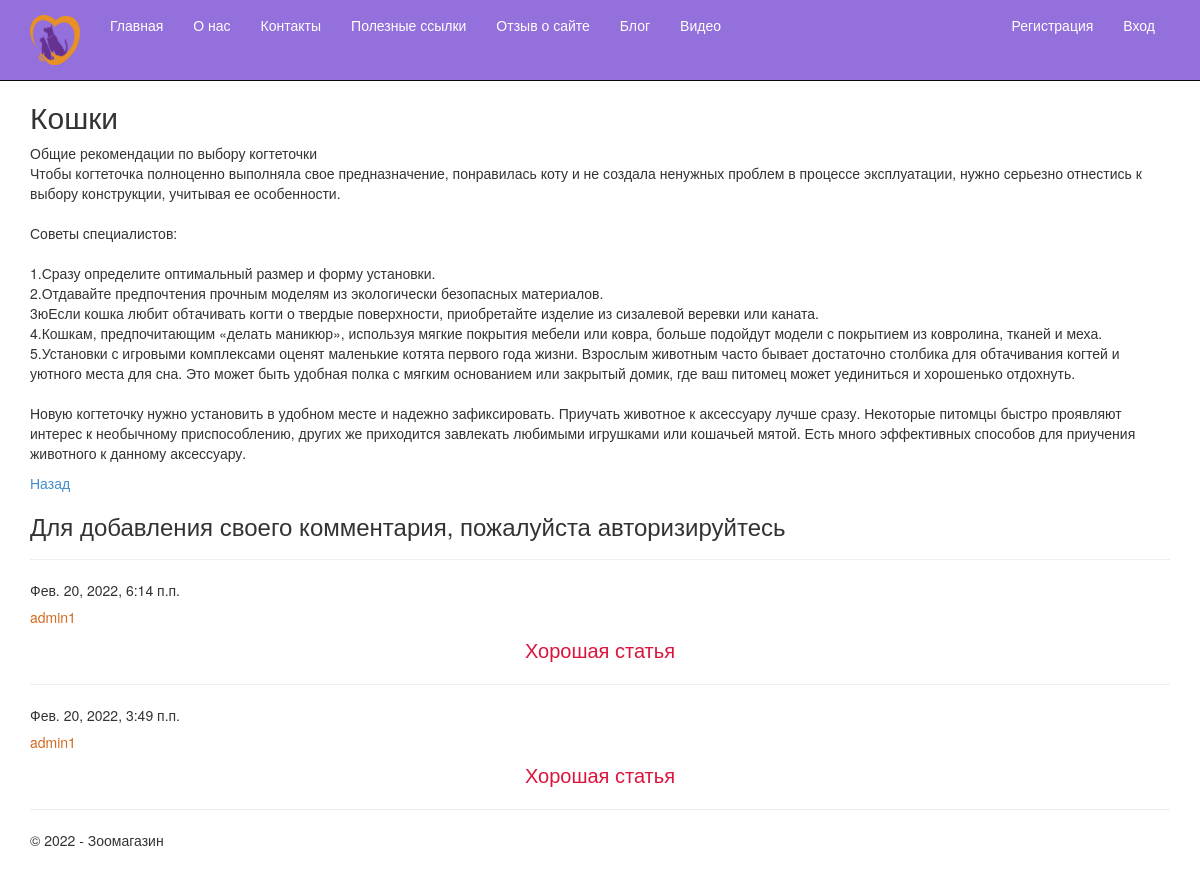
The app's page /8/ with its own data.
### app/models.py (models this page shows, shortened)
class Blog(models.Model):
    title = models.CharField(max_length = 100, unique_for_date= 'posted', verbose_name="Заголовок")
    description = models.TextField(verbose_name = "Краткое содержание")
    content = models.TextField(verbose_name = "Полное содержание")
    posted = models.DateTimeField(default = datetime.now(), db_index= True, verbose_name= 'Опубликована')
    author = models.ForeignKey(User, null=True, blank=True, on_delete = models.SET_NULL, verbose_name = "Автор")
    image = models.FileField(default = 'temp.jpg', verbose_name='Путь к картинке')
    class Meta:
        db_table = "Posts"
        ordering = ["-posted"]
        verbose_name = "статья блога"
        verbose_name_plural = "статьи блога"

class Comment(models.Model):
    text = models.TextField(verbose_name = "Комментарий")
    date = models.DateTimeField(default = datetime.now(), db_index=True, verbose_name = "Дата")
    author = models.ForeignKey(User, on_delete = models.CASCADE, verbose_name = "Автор")
    post = models.ForeignKey(Blog, on_delete = models.CASCADE, verbose_name = "Статья")
    class Meta:
        db_table = "Comments"
        ordering = ["-date"]
        verbose_name = "Комментарий"
        verbose_name_plural = "Комментарии к статьям блога"

### app/views.py (the view)
# urls.py: url(r'^(?P<parametr>\d+)/$', views.blogpost, name = 'blogpost'),
def blogpost(request,parametr):
    post_1 = Blog.objects.get(id=parametr)
    comments = Comment.objects.filter(post = parametr)
    if request.method == "POST":
        form = CommentForm(request.POST)
        if form.is_valid():
            comment_f = form.save(commit=False) #
            comment_f.author=request.user #
            comment_f.date = datetime.now() #
            comment_f.post = Blog.objects.get(id=parametr) #
            comment_f.save() #
            return redirect('blogpost',parametr=post_1.id) #
    else:
        form = CommentForm() #
    assert isinstance(request,HttpRequest)
    return render(
        request,
        'app/blogpost.html',
        {
         'post_1':post_1,
         'comments':comments,
         'form':form,
         'year':datetime.now().year,
            }
        )

### app/templates/app/blogpost.html (shortened to what this page needs)
{% extends 'app/layout.html' %}
{% block content %}
<h2>{{post_1.title}}</h2>
<p>{{post_1.content|linebreaksbr}}</p>
<p><a href="{% url 'blog' %}">Назад</a> </p>
{% if user.is_authenticated %}
    <h3>Добавить комментарий</h3>
    <form method="POST">{% csrf_token %}
        <div>
            {{form.as_p}}
            <button type="submit" class="save btn btn-default">Отправить комментарий</button>
        </div>
    </form>
{% else %}
    <h3>Для добавления своего комментария, пожалуйста авторизируйтесь</h3>
{% endif %}
{% for comment in comments %}
    <hr/>
    <h7>{{comment.date}}</h7>
    <h5 class="author">{{comment.author}}</h5>
    <p class="com">{{comment.text|linebreaksbr}}</p>
{% endfor %}
{%endblock%}

### app/static/app/content/site.css (style rules this page uses)
body { padding-top: 80px; padding-bottom: 20px; }
.author { color: chocolate; }
.com { color:crimson; text-align:center; font-size: 20px; }

### records on screen
Blog: title "Кошки", content "Общие рекомендации по выбору когтеточки Чтобы когтеточка полноценно выполняла свое предназначение, понравилась коту и не создала ненужных проблем в процессе эксплуатации, нужно серьезно отнестись к выбору конструкции, учитывая ее особенности. Советы специалистов: 1.Сразу определите оптимальный размер и форму установки. 2.Отдавайте предпочтения прочным моделям из экологически безопасных материалов. 3юЕсли кошка любит обтачивать когти о твердые поверхности, приобретайте изделие из сизалевой веревки или каната. 4.Кошкам, предпочитающим «делать маникюр», используя мягкие покрытия мебели или ковра, больше подойдут модели с покрытием из ковролина, тканей и меха. 5.Установки с игровыми комплексами…"
Comment: date "Фев. 20, 2022, 6:14 п.п.", author "admin1", text "Хорошая статья"
Comment: date "Фев. 20, 2022, 3:49 п.п.", author "admin1", text "Хорошая статья"
